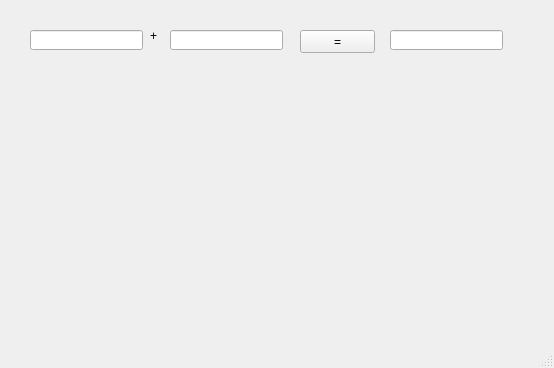
<?xml version="1.0" encoding="UTF-8"?>
<ui version="4.0">
 <class>MainWindow</class>
 <widget class="QMainWindow" name="MainWindow">
  <property name="geometry">
   <rect>
    <x>0</x>
    <y>0</y>
    <width>554</width>
    <height>368</height>
   </rect>
  </property>
  <property name="windowTitle">
   <string>MainWindow</string>
  </property>
  <widget class="QWidget" name="centralwidget">
   <widget class="QLineEdit" name="le1">
    <property name="geometry">
     <rect>
      <x>30</x>
      <y>30</y>
      <width>113</width>
      <height>20</height>
     </rect>
    </property>
   </widget>
   <widget class="QLabel" name="lbl">
    <property name="geometry">
     <rect>
      <x>150</x>
      <y>30</y>
      <width>56</width>
      <height>12</height>
     </rect>
    </property>
    <property name="text">
     <string>+</string>
    </property>
   </widget>
   <widget class="QLineEdit" name="le2">
    <property name="geometry">
     <rect>
      <x>170</x>
      <y>30</y>
      <width>113</width>
      <height>20</height>
     </rect>
    </property>
   </widget>
   <widget class="QPushButton" name="pb">
    <property name="geometry">
     <rect>
      <x>300</x>
      <y>30</y>
      <width>75</width>
      <height>23</height>
     </rect>
    </property>
    <property name="text">
     <string>=</string>
    </property>
   </widget>
   <widget class="QLineEdit" name="le3">
    <property name="geometry">
     <rect>
      <x>390</x>
      <y>30</y>
      <width>113</width>
      <height>20</height>
     </rect>
    </property>
   </widget>
  </widget>
  <widget class="QMenuBar" name="menubar">
   <property name="geometry">
    <rect>
     <x>0</x>
     <y>0</y>
     <width>554</width>
     <height>21</height>
    </rect>
   </property>
  </widget>
  <widget class="QStatusBar" name="statusbar"/>
 </widget>
 <resources/>
 <connections/>
</ui>
